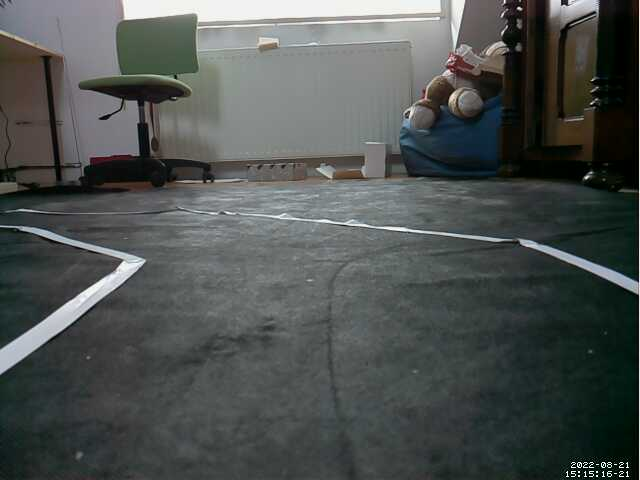
#> input picture Zdjęcia/Test/test2.4.png, 640 x 480 px, found by its file name
$ python LineDetectionAdvanced.py
#> lines starting #> are read from the running program, lines starting #| are printed output that depends on the picture; after the words box and inside, x2 and y2 are one past the last pixel; in counts of white or black regions, pixels touching at a corner belong together; long printed decimals are rounded
# THIS IS OLD FILE #
# FOR NEW VISIT GITHUB/M1CHOL #

import cv2
import numpy as np
from matplotlib import pyplot as plt
from scipy.optimize import curve_fit

def canny(image):
    img_gray=cv2.cvtColor(image, cv2.COLOR_RGB2GRAY)
    img_blur=cv2.GaussianBlur(img_gray, (5, 5), 0)
    img_cann=cv2.Canny(img_blur, 150, 300)
    return img_cann

def displayLine(image, lines, color=(0, 0, 255)):
    line_image= np.zeros_like(image)
    if lines is not None:
        for line in lines:
            x1,y1,x2,y2=line.reshape(4)
            cv2.line(line_image,(x1,y1),(x2,y2),(0,0,255),8)
    return line_image

def regionOfIntrest(image, normal=0):
    height, width = image.shape
    if normal==1:
        area=np.array([[(70,120), (570,120), (width // 2, height + 45)]])
    else:
        area=np.array([[(0, height), (width - 3, height), (width - 3, int(height * (1 / 2))),(0, int(height * (1 / 2)))]])  # stworzenie prostokąta o punktach
    mask=np.zeros_like(image) #puste zdjęcie o wymiarach oryginału
    cv2.fillPoly(mask,area,255) #wypełnienie pustego zdjęcia białym kolorem wedłóg zadanego kształtu
    img_mask=cv2.bitwise_and(image,mask) #operacja and na podanych obrazach
    return img_mask

def makeCoords(image, line_params):
    print(line_params)
    slope, intercept = line_params
    y1 = image.shape[0]
    y2 = int(y1*(3/5))
    x1=int((y1-intercept)/slope)
    x2=int((y2-intercept)/slope)
    return np.array([x1,y1,x2,y2])

# [8 lines left out: function makeCordsBird, not called in this run]

def avarageSlopeIntersect(image, lines): #wyciąganie średniej z lini
    leftFit=[] #lewy pas
    rightFit=[] #prawy pas
    for line in lines:
        x1, y1, x2, y2 = line.reshape(4)
        parameters= np.polyfit((x1,x2),(y1,y2), 1)
        slope = parameters[0] #nachylenie linii
        intercept = parameters[1]
        if slope < -0.1: #jeżeli funkcja rosnąca
            leftFit.append((slope, intercept)) #dodaj linie do lewego pasa
        elif slope > 0.1:
            rightFit.append((slope, intercept)) #jeżeli funkcja malejąca dodaj linie do prawego pasa
        else:
            pass
    leftFitAvarage = np.average(leftFit, axis=0) #średnia
    rightFitAverage = np.average(rightFit, axis=0) #średnia
    leftLine = makeCoords(image, leftFitAvarage) #koordynaty lini
    rightLine = makeCoords(image, rightFitAverage) #koordynaty lini
    #print(leftLine, 'left')
    #print(rightLine, 'right')
    return np.array([leftLine, rightLine])

def perspectiveWarp(img):
    IMAGE_H, IMAGE_W, _=img.shape
    src=np.float32([[0, IMAGE_H], [IMAGE_W, IMAGE_H], [0, 0], [IMAGE_W, 0]])
    dst=np.float32([[280, IMAGE_H], [355, IMAGE_H], [0, 0], [IMAGE_W, 0]])
    M=cv2.getPerspectiveTransform(src, dst)  # The transformation matrix
    img=img[int(IMAGE_H*(2/5)):IMAGE_H, 0:IMAGE_W]  # Apply np slicing for ROI crop
    warped_img=cv2.warpPerspective(img, M, (IMAGE_W, IMAGE_H))  # Image warping
    return warped_img

def avarageSlopeBird(image, lines, qual=3):
    lane1=[]
    lane2=[]
    threshold=50
    # podzielenie punktów wedłóg "wysokości"
    area=[]
    for line in lines:
        x1, y1, x2, y2=line.reshape(4)
        area.append([x1,y1])
        area.append([x2,y2])
    if area:
        area=sorted(area, key=lambda x: x[1],reverse=True)
        carret=area[0]
        lane1.append(carret)
        for pointNr in range(1,len(area)):
            if abs(area[pointNr][0]-carret[0])<threshold:
                lane1.append(area[pointNr])
                carret=area[pointNr]
            else: lane2.append(area[pointNr])
        index=0
        while index<len(lane2)-1:
            if abs(lane2[index][0]-lane2[index+1][0])>threshold:
                lane2.pop(index+1)
            else:
                index+=1

    return [lane1,lane2]

def displayCurve(image, points, curves):
    line_image=np.zeros_like(image)
    for line in points:
        for point in line:
            cv2.circle(line_image,(point[0],point[1]),2,(0,0,255),6)
    for curve in curves:
        cv2.polylines(image, [curve],False, (0, 255, 255),6)
    return line_image

def avarageCurve(points):
    lines=[[],[]]
    for index, line in enumerate(points):
        x,y = [],[]
        for point in line:
            x.append(point[0])
            y.append(point[1])
        poly=np.poly1d(np.polyfit(x, y, 2))
        sorted=np.sort(x)  # sortowanie
        lines[index]=np.column_stack((sorted.astype(np.int32), poly(sorted).astype(np.int32)))
    return lines

def AnalizeForLines(image):
    img_cann=canny(image)  # zastosowanie metody canny
    img_crop=regionOfIntrest(img_cann, 0)  # przycięcie zdjęcia
    try:
        lines=cv2.HoughLinesP(img_crop, 2, np.pi / 180, 70, None, minLineLength=45, maxLineGap=20)
        avaraged_lines=avarageSlopeIntersect(image, lines)
        image_lines=displayLine(image, avaraged_lines)
        img_comb=cv2.addWeighted(image, 0.8, image_lines, 1, 1, 1)
        return img_comb, img_crop
    except:
        return image, img_crop

def AnalizeForCurve(image):
    image=perspectiveWarp(image)
    img_cann=canny(image)
    img_crop=regionOfIntrest(img_cann, 1)
    try:
        lines=cv2.HoughLinesP(img_crop, 2, np.pi / 180, 20, None, minLineLength=15, maxLineGap=40)  # wykrycie lini
        points=avarageSlopeBird(image, lines)
        curves=avarageCurve(points)
        img_lines=displayCurve(image, points, curves)
        #img_lines=displayCurve(image, points, curves, [(0, 0, 255),(255,0,0)])
        img_comb=cv2.addWeighted(image, 0.8, img_lines, 1 , 1, 1)
        return img_comb, img_crop
    except:
        return image, img_crop

img = cv2.imread('../testImg/test2.4.png')
#> img is the input picture: shape (480, 640, 3); mean B, G, R 80.3, 82.1, 77.7
i1, i2 = AnalizeForLines(img)
#> in canny, `img_cann=cv2.Canny(img_blur, 150, 300)`:
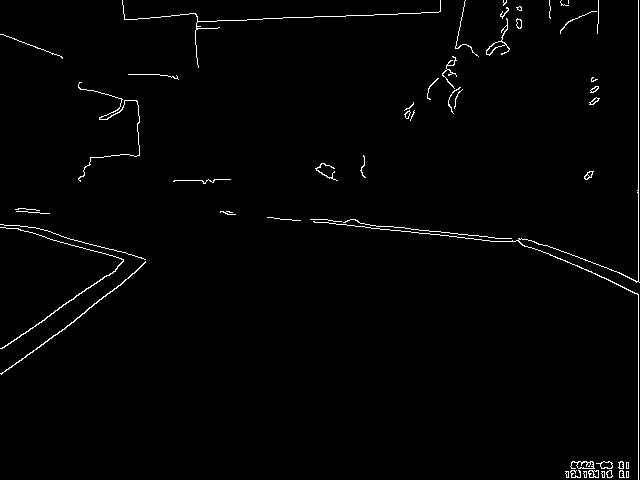
#> img_cann: shape (480, 640); 1.4% white in thin lines or dots
#> in regionOfIntrest, `cv2.fillPoly(mask,area,255)`:
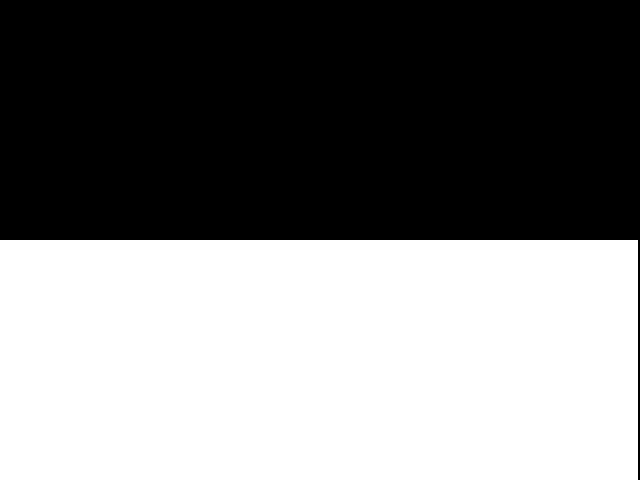
#> mask: shape (480, 640); 49.8% white; 1 white region, box (x1, y1, x2, y2) and area: (0, 240, 638, 480) 153120
#> in AnalizeForLines, `lines=cv2.HoughLinesP(img_crop, 2, np.pi / 180, 70, None, minLineLengt..`: lines = [[4, 347, 117, 268], [1, 374, 53, 335], [43, 344, 134, 273], [516, 240, 620, 285], [530, 240, 621, 273], [565, 471, 628, 471], [566, 477, 628, 477], [55, 240, 118, 257], [74, 240, 145, 259]]
#> the loop in avarageSlopeIntersect, `for line in lines:` made 9 passes
#> (x1, y1, x2, y2, slope, intercept) on passes 1 to 8: (4, 347, 117, 268, -0.699, 349.8), (1, 374, 53, 335, -0.75, 374.8), (43, 344, 134, 273, -0.78, 377.5), (516, 240, 620, 285, 0.433, 16.73), (530, 240, 621, 273, 0.363, 47.8), (565, 471, 628, 471, -8.83e-16, 471), (566, 477, 628, 477, -5.88e-16, 477), (55, 240, 118, 257, 0.27, 225.2)
#> after the loop in avarageSlopeIntersect, `for line in lines:`: leftFit = [(-0.699, 349.8), (-0.75, 374.8), (-0.78, 377.5)]; rightFit = [(0.433, 16.73), (0.363, 47.8), (0.27, 225.2), (0.268, 220.2)]
#> in avarageSlopeIntersect, `leftFitAvarage = np.average(leftFit, axis=0)`: leftFitAvarage = [-0.743, 367.4]
#> in avarageSlopeIntersect, `rightFitAverage = np.average(rightFit, axis=0)`: rightFitAverage = [0.333, 127.5]
#| [ -0.7431 367.365]
#> in makeCoords, `slope, intercept = line_params`: slope = -0.743; intercept = 367.4
#> in makeCoords, `x1=int((y1-intercept)/slope)`: x1 = -151
#> in makeCoords, `x2=int((y2-intercept)/slope)`: x2 = 106
#> in avarageSlopeIntersect, `leftLine = makeCoords(image, leftFitAvarage)`: leftLine = [-151, 480, 106, 288]
#| [  0.3332 127.472]
#> in avarageSlopeIntersect, `rightLine = makeCoords(image, rightFitAverage)`: rightLine = [1058, 480, 481, 288]
#> in AnalizeForLines, `avaraged_lines=avarageSlopeIntersect(image, lines)`: avaraged_lines = [[-151, 480, 106, 288], [1058, 480, 481, 288]]
#> the loop in displayLine, `for line in lines:` made 2 passes
#> in AnalizeForLines, `img_comb=cv2.addWeighted(image, 0.8, image_lines, 1, 1, 1)`:
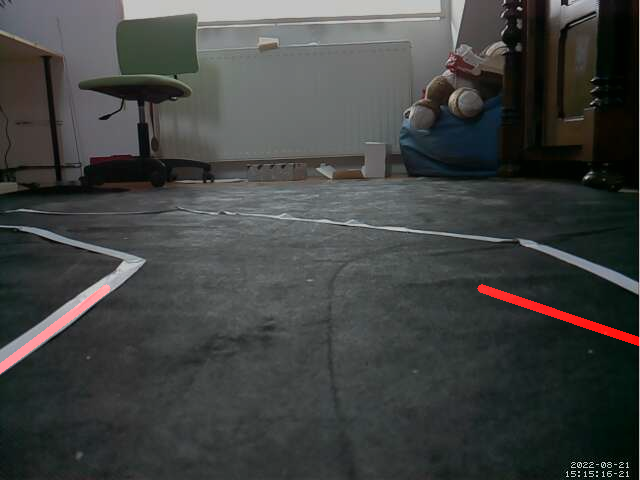
#> img_comb: shape (480, 640, 3); mean B, G, R 65.3, 66.7, 64.7
cv2.imshow("normal",i1)
cv2.imshow("normal_canny",i2)
i3, i4 = AnalizeForCurve(img)
#> in perspectiveWarp, `M=cv2.getPerspectiveTransform(src, dst)`: M = [[1, 4.98, 0], [0, 8.53, 0], [0, 0.0157, 1]]
#> in perspectiveWarp, `img=img[int(IMAGE_H*(2/5)):IMAGE_H, 0:IMAGE_W]`:
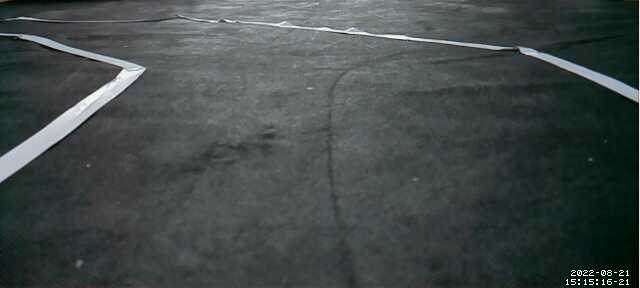
#> img: shape (288, 640, 3); mean of channels 0, 1, 2 72.5, 73.6, 66.4; drawn as B, G, R
#> call 2 of regionOfIntrest, with normal = 1
#> in regionOfIntrest (call 2), `img_mask=cv2.bitwise_and(image,mask)`:
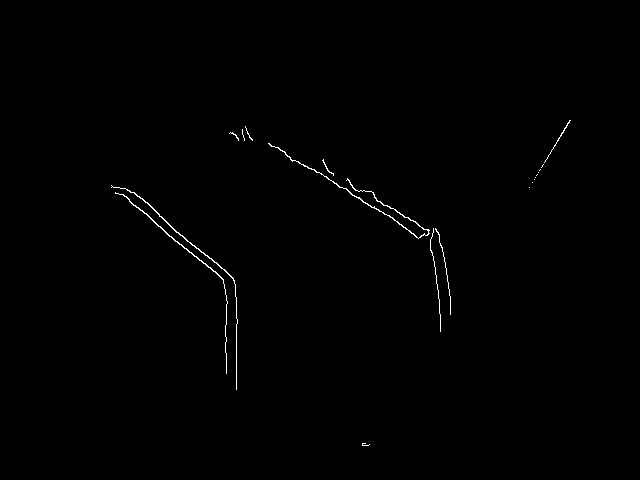
#> img_mask: shape (480, 640); 0.44% white in thin lines or dots, all inside (x1, y1, x2, y2) = (111, 120, 571, 446)
#> in AnalizeForCurve, `lines=cv2.HoughLinesP(img_crop, 2, np.pi / 180, 20, None, minLineLengt..`: lines = 36 rows, first 6: [246, 129, 443, 252], [115, 187, 235, 291], [236, 389, 236, 297], [242, 133, 438, 233], [133, 192, 234, 280], [529, 187, 569, 120]
#> the loop in avarageSlopeBird, `for line in lines:` made 36 passes
#> after the loop in avarageSlopeBird, `for line in lines:`: area = 72 pairs, first value 114 to 569, second value 120 to 389
#> in avarageSlopeBird, `carret=area[0]`: carret = [236, 389]
#> the loop in avarageSlopeBird, `for pointNr in range(1,len(area)):` made 71 passes
#> carret on passes 1, 4, 5, 6, 7, 8, 10, 11: [225, 352], [236, 297], [235, 294], [225, 294], [235, 291], [235, 290], [234, 280], [222, 279]
#> after the loop in avarageSlopeBird, `for pointNr in range(1,len(area)):`: lane1 = [[236, 389], [225, 352], [236, 297], [235, 294], [225, 294], [235, 291], [235, 290], [234, 280], [222, 279], [233, 278], [230, 276], [227, 272], [224, 269], [196, 256], [203, 252], [180, 235], [138, 207], [136, 207], [142, 198], [121, 194], [133, 192], [127, 189], [115, 187], [114, 187]]; lane2 = 48 pairs, first value 229 to 569, second value 120 to 328
#> the loop in avarageSlopeBird, `while index<len(lane2)-1:` made 47 passes
#> after the loop in avarageSlopeBird, `while index<len(lane2)-1:`: index = 45; lane2 = 46 pairs, first value 229 to 450, second value 129 to 328
#> in AnalizeForCurve, `points=avarageSlopeBird(image, lines)`: points = 2 items
#> the loop in avarageCurve, `for index, line in enumerate(points):` made 2 passes
#> the loop in displayCurve, `for line in points:` made 2 passes
#> the loop in displayCurve, `for curve in curves:` made 2 passes
#> after the loop in displayCurve, `for curve in curves:`:
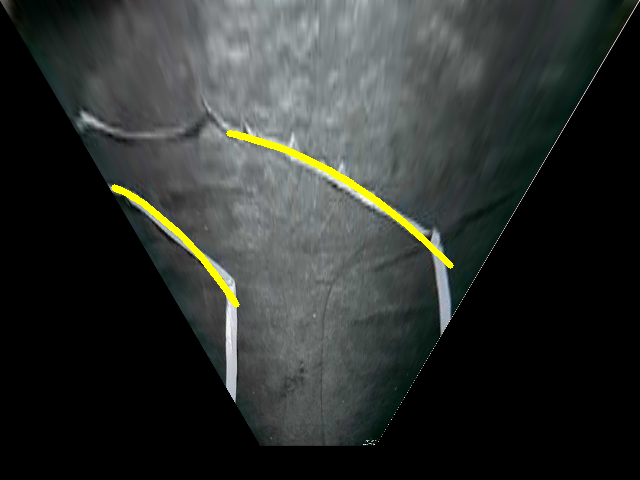
#> image: shape (480, 640, 3); mean of channels 0, 1, 2 47.1, 49.8, 46.2; drawn as B, G, R
#> in AnalizeForCurve, `img_comb=cv2.addWeighted(image, 0.8, img_lines, 1 , 1, 1)`:
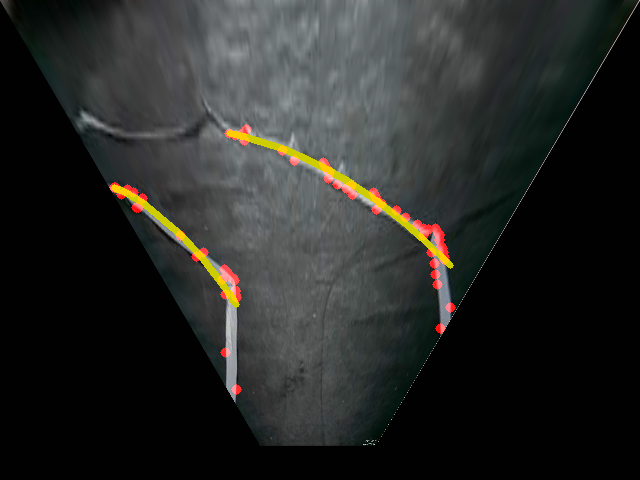
#> img_comb: shape (480, 640, 3); mean of channels 0, 1, 2 38.7, 40.9, 39.6; drawn as B, G, R
cv2.imshow("warped",i3)
cv2.imshow("warped_canny",i4)
#> (the run stopped early here; a loop or call above may not have finished)

$ run again, with Zdjęcia/Test/test2.0.png copied over Zdjęcia/Test/test2.4.png
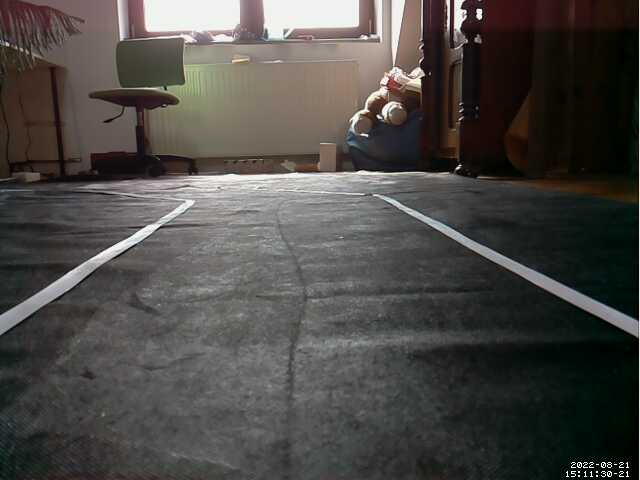
#> input picture Zdjęcia/Test/test2.0.png, 640 x 480 px, found by its file name
#> img is the input picture: shape (480, 640, 3); mean B, G, R 70.2, 73.3, 76
#> in canny, `img_cann=cv2.Canny(img_blur, 150, 300)`:
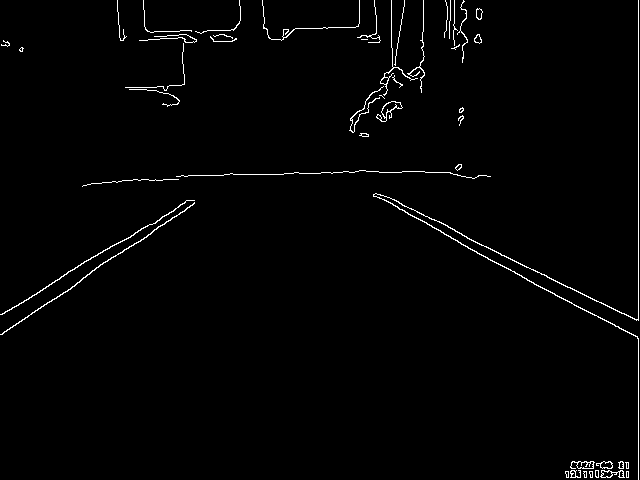
#> img_cann: shape (480, 640); 1.5% white in thin lines or dots
#> mask: shape (480, 640); 49.8% white; 1 white region, box (x1, y1, x2, y2) and area: (0, 240, 638, 480) 153120
#> img_mask: shape (480, 640); 0.44% white in thin lines or dots, all inside (x1, y1, x2, y2) = (0, 240, 638, 478)
#> in AnalizeForLines, `lines=cv2.HoughLinesP(img_crop, 2, np.pi / 180, 70, None, minLineLengt..`: lines = [[473, 240, 636, 319], [455, 240, 637, 337], [1, 334, 74, 286], [2, 314, 120, 241], [81, 279, 136, 242], [565, 471, 628, 471], [566, 475, 628, 475], [16, 323, 66, 291]]
#> the loop in avarageSlopeIntersect, `for line in lines:` made 8 passes
#> (x1, y1, x2, y2, slope, intercept) on passes 1 to 8: (473, 240, 636, 319, 0.485, 10.75), (455, 240, 637, 337, 0.533, -2.5), (1, 334, 74, 286, -0.658, 334.7), (2, 314, 120, 241, -0.619, 315.2), (81, 279, 136, 242, -0.673, 333.5), (565, 471, 628, 471, -8.83e-16, 471), (566, 475, 628, 475, -1.04e-15, 475), (16, 323, 66, 291, -0.64, 333.2)
#> after the loop in avarageSlopeIntersect, `for line in lines:`: leftFit = [(-0.658, 334.7), (-0.619, 315.2), (-0.673, 333.5), (-0.64, 333.2)]; rightFit = [(0.485, 10.75), (0.533, -2.5)]
#> leftFitAvarage = [-0.647, 329.2]
#> rightFitAverage = [0.509, 4.13]
#| [ -0.6472  329.156]
#> in makeCoords, `slope, intercept = line_params`: slope = -0.647; intercept = 329.2
#> in makeCoords, `x1=int((y1-intercept)/slope)`: x1 = -233
#> in makeCoords, `x2=int((y2-intercept)/slope)`: x2 = 63
#> leftLine = [-233, 480, 63, 288]
#| [0.5088  4.127]
#> rightLine = [935, 480, 557, 288]
#> avaraged_lines = [[-233, 480, 63, 288], [935, 480, 557, 288]]
#> the loop in displayLine, `for line in lines:` made 2 passes
#> M = [[1, 4.98, 0], [0, 8.53, 0], [0, 0.0157, 1]]
#> img: shape (288, 640, 3)
#> img_cann: shape (480, 640); 0.61% white in thin lines or dots, all inside (x1, y1, x2, y2) = (199, 3, 640, 380)
#> mask: shape (480, 640); 32.7% white; 1 white region, box (x1, y1, x2, y2) and area: (70, 120, 571, 480) 100440
#> img_mask: shape (480, 640); 0.33% white in thin lines or dots, all inside (x1, y1, x2, y2) = (205, 120, 571, 374)
#> in AnalizeForCurve, `lines=cv2.HoughLinesP(img_crop, 2, np.pi / 180, 20, None, minLineLengt..`: lines = 14 rows, first 6: [218, 315, 219, 361], [384, 121, 394, 210], [205, 185, 208, 333], [396, 237, 414, 371], [394, 131, 419, 335], [216, 301, 216, 210]
#> the loop in avarageSlopeBird, `for line in lines:` made 14 passes
#> after the loop in avarageSlopeBird, `for line in lines:`: area = 28 pairs, first value 205 to 569, second value 120 to 372
#> in avarageSlopeBird, `carret=area[0]`: carret = [414, 372]
#> the loop in avarageSlopeBird, `for pointNr in range(1,len(area)):` made 27 passes
#> carret on passes 1, 3, 4, 6, 7, 12, 13, 14: [414, 371], [422, 351], [419, 335], [419, 333], [407, 328], [399, 258], [396, 237], [394, 218]
#> after the loop in avarageSlopeBird, `for pointNr in range(1,len(area)):`: lane1 = [[414, 372], [414, 371], [422, 351], [419, 335], [419, 333], [407, 328], [399, 258], [396, 237], [394, 218], [404, 211], [394, 210], [394, 131], [384, 121], [393, 120]]; lane2 = [[219, 361], [208, 333], [208, 319], [218, 315], [216, 301], [206, 289], [216, 210], [214, 193], [529, 187], [205, 185], [207, 182], [214, 120], [205, 120], [569, 120]]
#> the loop in avarageSlopeBird, `while index<len(lane2)-1:` made 13 passes
#> after the loop in avarageSlopeBird, `while index<len(lane2)-1:`: index = 11; lane2 = [[219, 361], [208, 333], [208, 319], [218, 315], [216, 301], [206, 289], [216, 210], [214, 193], [205, 185], [207, 182], [214, 120], [205, 120]]
#> points = 2 items
#> the loop in avarageCurve, `for index, line in enumerate(points):` made 2 passes
#> sorted on pass 2: [205, 205, 206, 207, 208, 208, 214, 214, 216, 216, 218, 219]
#> the loop in displayCurve, `for line in points:` made 2 passes
#> the loop in displayCurve, `for curve in curves:` made 2 passes
#> in AnalizeForCurve, `img_comb=cv2.addWeighted(image, 0.8, img_lines, 1 , 1, 1)`:
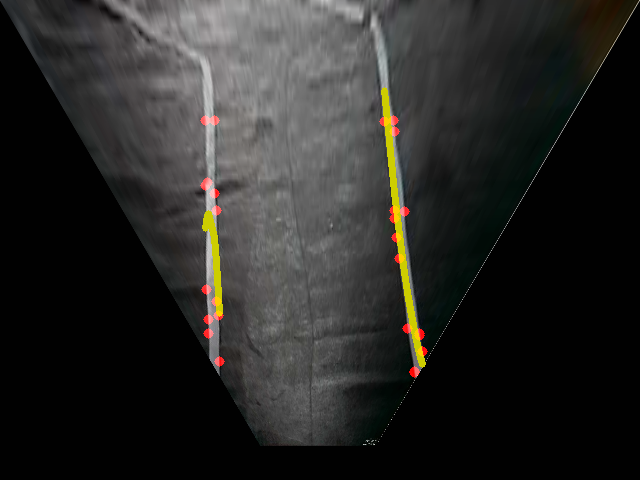
#> img_comb: shape (480, 640, 3); mean of channels 0, 1, 2 37.9, 40.1, 40.5; drawn as B, G, R
